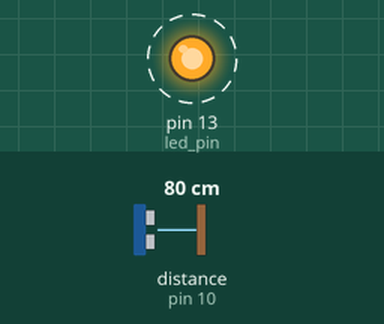
Recording of a sketch running on a simulated Arduino Uno, built with avr-gcc and run on an emulated ATmega328P. Parts: output pins drawn as LEDs (lit = HIGH). Wiring (inferred from the names in the program): ultrasonic range finder: trigger pin 9; echo pin 10. Dashed ring = blinking. The test bench sets the inputs (shaded band); at power-on: distance to the obstacle (sensor on pin 10) 80 cm. The echo pulse lasts 58.3 µs per cm; pins used as bus, display or sensor lines are not drawn; what the sketch prints to the serial monitor is not drawn.

Above: at 0.5 s.
Timing chart, 0 to 4.6 s (numbered marks = the images above):
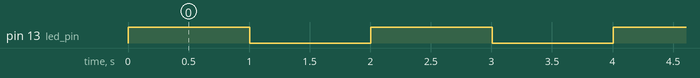

Measured:
- by itself, pin 13 (led_pin): alternates HIGH for 1.0 s and LOW for 1.0 s

The sketch:

blinky.ino
```cpp
#include "src/interval.h"
#include "src/interval.c"
#include "src/pulse.h"
#include "src/pulse.c"
#include "src/distance.h"
#include "src/distance.c"

typedef uint8_t pin;

const pin trig_pin = 9;
const pin echo_pin = 10;
const pin led_pin = 13;

void toggle_led()
{
    if (digitalRead(led_pin) == HIGH)
    {
        digitalWrite(led_pin, LOW);
    }
    else
    {
        digitalWrite(led_pin, HIGH);
    }
}

struct distance_measurement dm;
unsigned long next_report = 0;

void setup()
{
    pinMode(led_pin, OUTPUT);
    pinMode(trig_pin, OUTPUT);
    pinMode(echo_pin, INPUT);
    Serial.begin(9600);
}

void loop()
{
    unsigned long now = millis();
    measure_distance_async(&dm, trig_pin, echo_pin);
    if (now > next_report)
    {
        Serial.print("distance cm ");
        Serial.print(dm.distance_cm);
        Serial.print(" width ");
        Serial.print(dm.pulse.width_micros);
        Serial.print(" start time ");
        Serial.println(dm.pulse.pulse_started_at_micros);
        next_report = now + interval_millis(1 * INTERVAL_SEC);
        toggle_led();
    }
}
```

distance.c
```cpp
#include "distance.h"
#include "interval.h"
#include "Arduino.h"

// Measure distance without blocking.
void measure_distance_async(struct distance_measurement *dm, uint8_t trigger_pin, uint8_t echo_pin)
{
    if (dm->trigger_start_millis == 0)
    {
        // No measurement in flight, trigger one.
        dm->trigger_start_millis = millis();
        dm->pulse = (struct pulse_measurement){};
        trigger_echo(trigger_pin);
        measure_pulse_async(&dm->pulse, echo_pin, HIGH);
    }
    else
    {
        // There is a measurement in flight.
        measure_pulse_async(&dm->pulse, echo_pin, HIGH);
        if (dm->pulse.width_micros == 0)
        {
            if (millis() - dm->trigger_start_millis > interval_millis(10 * INTERVAL_MILLIS))
            {
                // Pulse never came back. Abort and send another one.
                dm->trigger_start_millis = 0;
            }
            else
            {
                // Pulse not yet ended, still waiting.
            }
        }
        else
        {
            dm->trigger_start_millis = 0;
            // Speed of sound is .0343 c/uS, which is 34.3 cm per mS
            dm->distance_cm = 0.0343 * dm->pulse.width_micros / 2;
        }
    }
}

void trigger_echo(uint8_t trigger_pin)
{
    digitalWrite(trigger_pin, LOW);
    delayMicroseconds(interval_micros(2 * INTERVAL_MICROS));
    digitalWrite(trigger_pin, HIGH);
    delayMicroseconds(interval_micros(10 * INTERVAL_MICROS));
    digitalWrite(trigger_pin, LOW);
}
```

distance.h
```cpp
#ifndef __DISTANCE_H__
#define __DISTANCE_H__

#include "pulse.h"
#include "stdint.h"

// A structure to manage asynchronous measurement.
struct distance_measurement
{
    // Start of the measurement, elapsed microseconds.
    // unsigned long start_micros;
    // Last measurement in cm.
    float distance_cm;
    // If trigger_start_millis is 0 it means that there is no measurement in flight.
    unsigned long trigger_start_millis;
    struct pulse_measurement pulse;
};

void measure_distance_async(struct distance_measurement *dm, uint8_t trigger_pin, uint8_t echo_pin);
void trigger_echo(uint8_t trigger_pin);

#endif
```

interval.c
```cpp
#include "interval.h"

inline long interval_millis(interval dt)
{
    return dt / INTERVAL_MILLIS;
}

inline long interval_micros(interval dt)
{
    return dt / INTERVAL_MICROS;
}
```

interval.h
```cpp
#ifndef __INTERVAL_H__
#define __INTERVAL_H__

/**
 * Interval. The base unit is microsecond, and this can be converted to other units with intervalMillis or intervalMicro.
 */
typedef long interval;

#define INTERVAL_MICROS (1L)
#define INTERVAL_MILLIS (1000L * INTERVAL_MICROS)
#define INTERVAL_SEC (1000L * INTERVAL_MILLIS)

/**
 * Return interval as milliseconds.
 */
long interval_millis(interval dt);

/**
 * Return interval as microseconds.
 */
long interval_micros(interval dt);

#endif // __INTERVAL_H__
```

pulse.c
```cpp
#include "pulse.h"
#include "stdint.h"

/**
 * state is HIGH or LOW.
 */
void measure_pulse_async(struct pulse_measurement *pm, uint8_t pin, uint8_t state)
{
    if (pm->pulse_started_at_micros != 0 && pm->width_micros != 0)
    {
        return;
    }
    uint8_t actual = digitalRead(pin);
    if (pm->pulse_started_at_micros == 0)
    {
        if (actual == state)
        {
            pm->pulse_started_at_micros = micros();
        }
        else
        {
            // Pulse not yet started.
        }
    }
    else
    {
        if (actual == state)
        {
            // Pulse still in progress.
        }
        else
        {
            // Potential BUG. Width can overflow, add deadline.
            pm->width_micros = micros() - pm->pulse_started_at_micros;
        }
    }
}
```

pulse.h
```cpp
#ifndef __PULSE_H__
#define __PULSE_H__

struct pulse_measurement
{
    unsigned long pulse_started_at_micros;
    unsigned long width_micros;
};

#endif // __PULSE_H__
```
